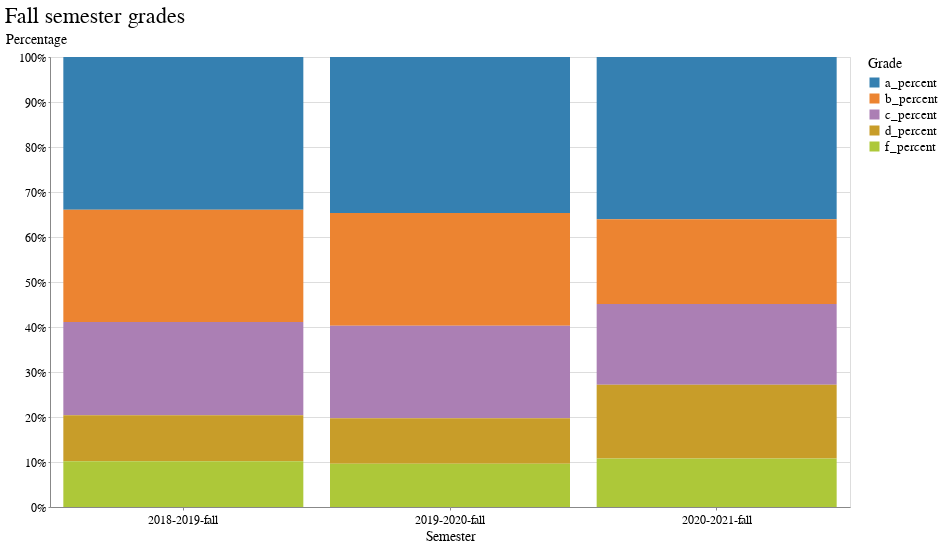

The cell this chart's notebook holds for it:
### Code cell
alt.Chart(semester_chart_df, title='Fall semester grades').mark_bar().encode(
    x=alt.X('semester_id:N', title="Semester"),
    y=alt.Y('value:Q', title="Percentage", axis=alt.Axis(format='%')),
    color=alt.Color('variable:N', title="Grade"),  
)

### Figure 1 — Vega-Lite specification as saved in the notebook (floating-point values rounded to 4 significant figures)
{"config": {"view": {"width": 800, "height": 450}, "background": "#ffffff", "title": {"anchor": "start", "font": "BentonGothic-Bold, sans", "fontColor": "#000000", "fontSize": 22, "fontWeight": "normal"}, "arc": {"fill": "#82c6df"}, "area": {"fill": "#82c6df"}, "line": {"stroke": "#82c6df", "strokeWidth": 3}, "path": {"stroke": "#82c6df"}, "rect": {"fill": "#82c6df"}, "shape": {"stroke": "#82c6df"}, "bar": {"fill": "#82c6df"}, "point": {"stroke": "#82c6df"}, "symbol": {"fill": "#82c6df", "size": 30}, "axis": {"titleFont": "BentonGothic-Bold, sans", "titleFontSize": 14, "titleFontWeight": "normal", "labelFont": "BentonGothic, sans", "labelFontSize": 12, "labelFontWeight": "normal"}, "axisX": {"labelAngle": 0, "labelPadding": 4, "tickSize": 3}, "axisY": {"labelBaseline": "middle", "maxExtent": 45, "minExtent": 45, "tickSize": 2, "titleAlign": "left", "titleAngle": 0, "titleX": -45, "titleY": -11}, "legend": {"titleFont": "BentonGothic-Bold, sans", "titleFontSize": 14, "titleFontWeight": "normal", "symbolType": "square", "labelFont": "BentonGothic, sans", "labelFontSize": 13}, "range": {"category": ["#3580b1", "#ec8431", "#ab7fb4", "#c89d29", "#adc839", "#829eb1"], "diverging": ["#e68a4f", "#f4bb6a", "#f9e39c", "#dadfe2", "#a6b7c6", "#849eae"], "heatmap": ["#fbf2c7", "#f9e39c", "#f8d36e", "#f4bb6a", "#e68a4f", "#d15a40", "#ab4232"], "ordinal": ["#fbf2c7", "#f9e39c", "#f8d36e", "#f4bb6a", "#e68a4f", "#d15a40", "#ab4232"], "ramp": ["#fbf2c7", "#f9e39c", "#f8d36e", "#f4bb6a", "#e68a4f", "#d15a40", "#ab4232"]}}, "data": {"name": "data-a62761465b331e62abbecec86a64ac4f"}, "mark": "bar", "encoding": {"color": {"type": "nominal", "field": "variable", "title": "Grade"}, "x": {"type": "nominal", "field": "semester_id", "title": "Semester"}, "y": {"type": "quantitative", "axis": {"format": "%"}, "field": "value", "title": "Percentage"}}, "title": "Fall semester grades", "$schema": "https://vega.github.io/schema/vega-lite/v4.8.1.json", "datasets": {"data-a62761465b331e62abbecec86a64ac4f": [{"semester_id": "2018-2019-fall", "variable": "a_percent", "value": 0.3396}, {"semester_id": "2019-2020-fall", "variable": "a_percent", "value": 0.3469}, {"semester_id": "2020-2021-fall", "variable": "a_percent", "value": 0.3606}, {"semester_id": "2018-2019-fall", "variable": "b_percent", "value": 0.2492}, {"semester_id": "2019-2020-fall", "variable": "b_percent", "value": 0.2502}, {"semester_id": "2020-2021-fall", "variable": "b_percent", "value": 0.1881}, {"semester_id": "2018-2019-fall", "variable": "c_percent", "value": 0.2074}, {"semester_id": "2019-2020-fall", "variable": "c_percent", "value": 0.2058}, {"semester_id": "2020-2021-fall", "variable": "c_percent", "value": 0.1794}, {"semester_id": "2018-2019-fall", "variable": "d_percent", "value": 0.1021}, {"semester_id": "2019-2020-fall", "variable": "d_percent", "value": 0.1007}, {"semester_id": "2020-2021-fall", "variable": "d_percent", "value": 0.1643}, {"semester_id": "2018-2019-fall", "variable": "f_percent", "value": 0.1018}, {"semester_id": "2019-2020-fall", "variable": "f_percent", "value": 0.09637}, {"semester_id": "2020-2021-fall", "variable": "f_percent", "value": 0.1076}]}}
